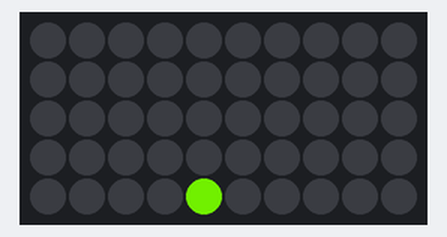
A sketch run on a simulated Arduino Uno, built with avr-gcc and run on an emulated ATmega328P. Parts: 10×5 RGB LED matrix (first LED top left, wired row by row). Dim RGB values are drawn brighter than linear; random numbers use the default seed unless the sketch sets one.

Above: at 0.15 s.
At 3.73 s:
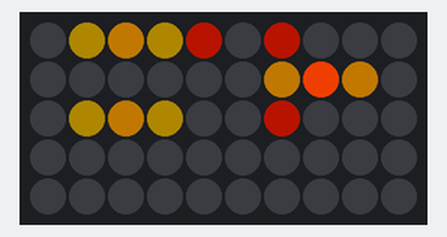
At 8.94 s:
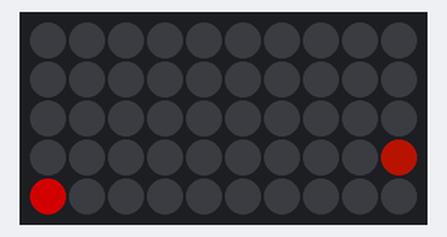
At 19.17 s:
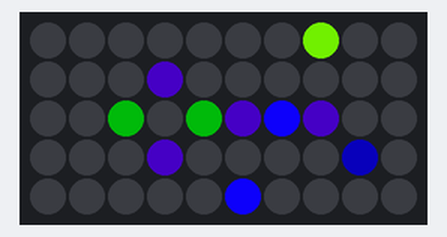
At 26.74 s:
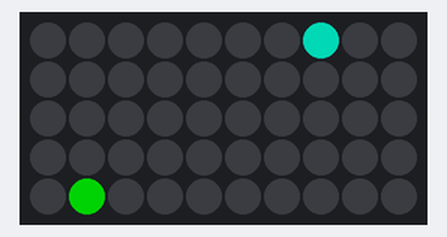
At 38.35 s:
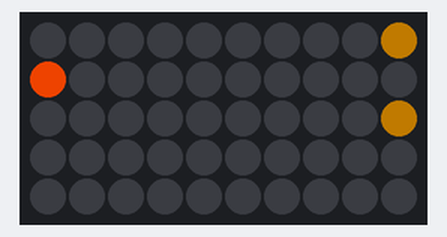

The sketch:

fastled_10x5_starburst.ino
```cpp
// TODO:
//  Animate starburst at each stage for all starbursts
//   instead of each starburst's stage fully before animating next starburst
//   (animate stages backwards? need to keep track of starting times?)
//
//  Finish starburst animation stages


#include "FastLED.h"
#include "Starburst.h"

#define NUM_LEDS 50
#define ROWS 5
#define COLUMNS 10
#define STARBURST_COUNT 10

#define DATA_PIN 3

CRGB leds[NUM_LEDS];
int indexes[ROWS][COLUMNS];
Starburst starbursts[STARBURST_COUNT];

int sat, val, backHue;
int x, y;

void setup()
{
  randomSeed(analogRead(0));

  FastLED.addLeds<WS2811, DATA_PIN, RGB>(leds, NUM_LEDS);
  sat = 255;
  val = 255;

  mapPixelIndexes(ROWS, COLUMNS);

  for (int i = 0; i < STARBURST_COUNT; i++)
  {
    starbursts[i].animationStage = 0;
    starbursts[i].hue = random8();
  }
  starbursts[0].animationStage = 5;
  starbursts[0].x = random(COLUMNS);
  starbursts[0].y = random(ROWS);
}

void loop()
{
  if (random(100) < 30)
  {
    int j = random(STARBURST_COUNT);
    if (starbursts[j].animationStage != 0)
    {
      starbursts[j].animationStage = 5;
      starbursts[j].x = random(COLUMNS);
      starbursts[j].y = random(ROWS);
    }
  }

  animateStarburst();

  FastLED.show();

  delay(15);
}

void animateStarburst()
{
  for (int i = 0; i < STARBURST_COUNT; i++)
  {
    Starburst* star = &starbursts[i];
    int x = star->x;
    int y = star->y;
    int hue = star->hue;

  if (star->animationStage == 5)
  {
    leds[indexes[y][x]] = CHSV(hue, 255, 255);
  }
  else if (star->animationStage == 4)
  {
    if (y - 1 >= 0)
      leds[indexes[y-1][x]] = CHSV(hue+20, 255, 180);
    if (y + 1 < ROWS)
      leds[indexes[y+1][x]] = CHSV(hue+20, 255, 180);
    if (x - 1 >= 0)
      leds[indexes[y][x-1]] = CHSV(hue+20, 255, 180);
    if (x + 1 < COLUMNS)
      leds[indexes[y][x+1]] = CHSV(hue+20, 255, 180);
  }
  else if (star->animationStage == 3)
  {
    if (y - 1 >= 0 && x - 1 >= 0)
      leds[indexes[y-1][x-1]] = CHSV(hue+30, 255, 140);
    if (y + 1 < ROWS && x - 1 >= 0)
      leds[indexes[y+1][x-1]] = CHSV(hue+30, 255, 140);
    if (y - 1 >= 0 && x + 1 < COLUMNS)
      leds[indexes[y-1][x+1]] = CHSV(hue+30, 255, 140);
    if (y + 1 < ROWS && x + 1 < COLUMNS)
      leds[indexes[y+1][x+1]] = CHSV(hue+30, 255, 140);
  }
  else if (star->animationStage == 2)
  {
    leds[indexes[y][x]] = CRGB(0, 0, 0);

    if (y - 1 >= 0)
      leds[indexes[y-1][x]] = CRGB(0, 0, 0);
    if (y + 1 < ROWS)
      leds[indexes[y+1][x]] = CRGB(0, 0, 0);
    if (x - 1 >= 0)
      leds[indexes[y][x-1]] = CRGB(0, 0, 0);
    if (x + 1 < COLUMNS)
      leds[indexes[y][x+1]] = CRGB(0, 0, 0);
  }
  else if (star->animationStage == 1)
  {

  }
  else if (star->animationStage == 0)
  {
    if (y - 1 >= 0 && x - 1 >= 0)
      leds[indexes[y-1][x-1]] = CRGB(0, 0, 0);
    if (y + 1 < ROWS && x - 1 >= 0)
      leds[indexes[y+1][x-1]] = CRGB(0, 0, 0);
    if (y - 1 >= 0 && x + 1 < COLUMNS)
      leds[indexes[y-1][x+1]] = CRGB(0, 0, 0);
    if (y + 1 < ROWS && x + 1 < COLUMNS)
      leds[indexes[y+1][x+1]] = CRGB(0, 0, 0);
  }

  star->animationStage--;
   if (star->animationStage < 0)
     star->animationStage = 0;
  }
}
```

Starburst.h
```cpp
struct Starburst
{
  int hue;
  byte animationStage;
  int x;
  int y;
};
```

mapPixelIndexes.ino
```cpp
void mapPixelIndexes(int rows, int columns)
{
  for (int i = 0; i < rows; i++)
  {
    for (int j = 0; j < columns; j++)
    {
      if (i % 2)
      {
        indexes[i][j] = i * columns + columns - 1 - j;
      }
      else
      {
        indexes[i][j] = i * columns + j;
      }
    }
  }
}
```
